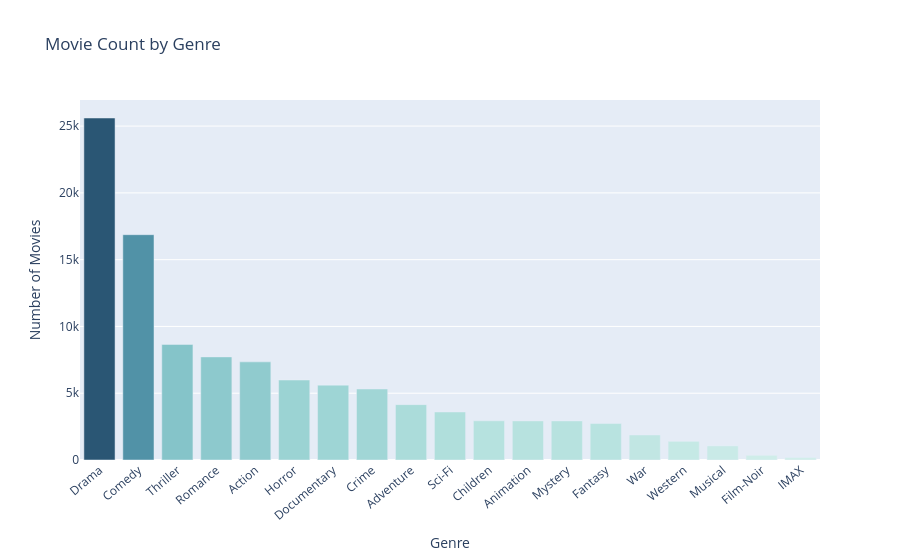

The cell this chart's notebook holds for it:
### Markdown cell above
## 6. Genre Analysis

Each movie is labelled with one or more pipe-separated genres. Genre frequency
and diversity directly determine how discriminative the multi-hot genre block
will be in the content-based feature matrix.

### Code cell
genre_series = movies["genres"].str.split("|").explode()
genre_counts = (
    genre_series[genre_series != "(no genres listed)"]
    .value_counts()
    .reset_index()
)
genre_counts.columns = ["genre", "count"]

fig = px.bar(
    genre_counts, x="genre", y="count",
    title="Movie Count by Genre",
    labels={"genre": "Genre", "count": "Number of Movies"},
    color="count", color_continuous_scale="Teal",
)
fig.update_layout(xaxis_tickangle=-40, coloraxis_showscale=False)
save_fig(fig, "04_genre_frequency")

print(f"Distinct genres: {len(genre_counts)}")
print(genre_counts.to_string(index=False))

### Figure 1 — Plotly figure (JSON) as saved in the notebook; plotly's stock layout.template omitted (floating-point values rounded to 4 significant figures)
{"data": [{"hovertemplate": "Genre=%{x}<br>Number of Movies=%{marker.color}<extra></extra>", "legendgroup": "", "marker": {"color": [25606, 16870, 8654, 7719, 7348, 5989, 5605, 5319, 4145, 3595, 2935, 2929, 2925, 2731, 1874, 1399, 1054, 353, 195], "coloraxis": "coloraxis", "pattern": {"shape": ""}}, "name": "", "orientation": "v", "showlegend": false, "textposition": "auto", "type": "bar", "x": ["Drama", "Comedy", "Thriller", "Romance", "Action", "Horror", "Documentary", "Crime", "Adventure", "Sci-Fi", "Children", "Animation", "Mystery", "Fantasy", "War", "Western", "Musical", "Film-Noir", "IMAX"], "xaxis": "x", "y": [25606, 16870, 8654, 7719, 7348, 5989, 5605, 5319, 4145, 3595, 2935, 2929, 2925, 2731, 1874, 1399, 1054, 353, 195], "yaxis": "y"}], "layout": {"barmode": "relative", "coloraxis": {"colorbar": {"title": {"text": "Number of Movies"}}, "colorscale": [[0, "rgb(209, 238, 234)"], [0.1667, "rgb(168, 219, 217)"], [0.3333, "rgb(133, 196, 201)"], [0.5, "rgb(104, 171, 184)"], [0.6667, "rgb(79, 144, 166)"], [0.8333, "rgb(59, 115, 143)"], [1, "rgb(42, 86, 116)"]], "showscale": false}, "legend": {"tracegroupgap": 0}, "title": {"text": "Movie Count by Genre"}, "xaxis": {"anchor": "y", "domain": [0, 1], "tickangle": -40, "title": {"text": "Genre"}}, "yaxis": {"anchor": "x", "domain": [0, 1], "title": {"text": "Number of Movies"}}}}
